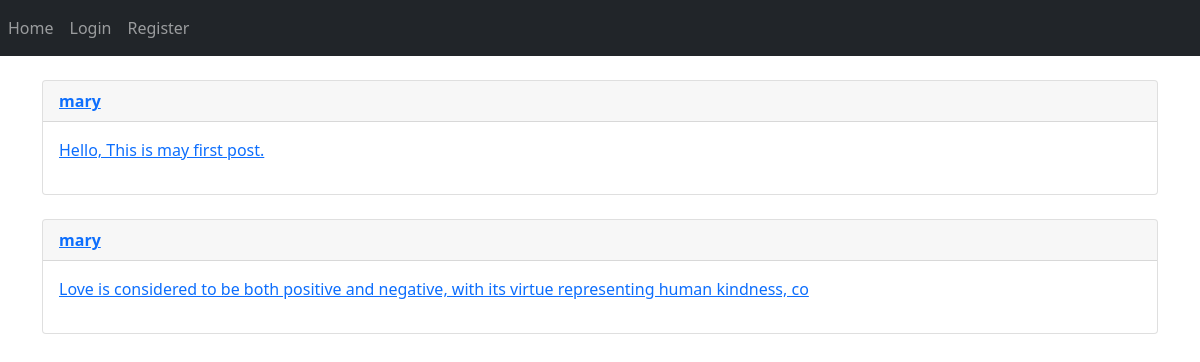
The page / on the database its author committed.
### posts/models.py (models this page shows, shortened)
class Post(models.Model):
    user = models.ForeignKey(User, on_delete=models.CASCADE)
    body = models.TextField(max_length=500)
    slug = models.SlugField(max_length=200)
    created = models.DateTimeField(auto_now_add=True)
    def get_absolute_url(self):
        return reverse('posts:post_detail', args=[self.created.year, self.created.month, self.created.day, self.slug])

### posts/views.py (the view)
# urls.py: path('', views.all_posts, name='all_posts'),
def all_posts(request):
    posts = Post.objects.all()
    return render(request, 'posts/all_posts.html', {'posts': posts})

### posts/templates/posts/all_posts.html (shortened to what this page needs)
{% extends 'base.html' %}
{% block content %}
{% for post in posts %}
<div class="card">
    <p class="card-header"><b><a href="{% url 'account:dashboard' post.user.id %}"> {{ post.user }}</a></b> </p>
    <p class="card-body"><a href="{{ post.get_absolute_url }}">{{ post.body|slice:":100" }}</a> </p>
</div>
    <br/>
{% endfor %}
{% endblock %}

### templates/base.html (shortened to what this page needs)
<!DOCTYPE html>
<html lang="en">
<head>
    <link href="https://cdn.jsdelivr.net/npm/bootstrap@5.0.0-beta1/dist/css/bootstrap.min.css" rel="stylesheet">
</head>
<body>
 {% include 'inc/navbar.html' %}
 <div class="container pt-4">
    <div class="row">
        <div class="col-sm-12">
            {% block content %}
            {% endblock %}
        </div>
    </div>
 </div>
</body>
</html>
</html>

### templates/inc/navbar.html
<nav class="navbar navbar-expand-lg navbar-dark bg-dark">
  <div class="navbar-nav">
    <a class="nav-item nav-link" href="{% url 'posts:all_posts' %}">Home</a>
    {% if request.user.is_authenticated %}
        <a class="nav-item nav-link" href="{% url 'account:logout' %}">Logout ({{ user }})</a>
    {% else %}
    <a class="nav-item nav-link" href="{% url 'account:login' %}">Login</a>
    <a class="nav-item nav-link" href="{% url 'account:register' %}">Register</a>
    {% endif %}
  </div>
</nav>

### rows shown on the page
Post: user "mary", body "Hello, This is may first post."
Post: user "mary", body "Love is considered to be both positive and negative, with its virtue representing human kindness, co"
